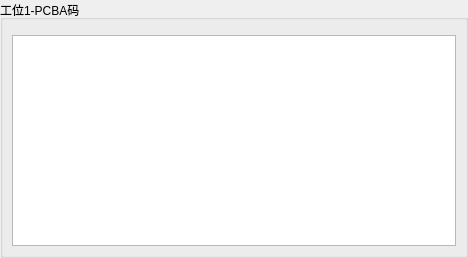
<?xml version="1.0" encoding="UTF-8"?>
<ui version="4.0">
 <class>ProductDetailForm</class>
 <widget class="QWidget" name="ProductDetailForm">
  <property name="geometry">
   <rect>
    <x>0</x>
    <y>0</y>
    <width>468</width>
    <height>258</height>
   </rect>
  </property>
  <property name="windowTitle">
   <string>Form</string>
  </property>
  <layout class="QGridLayout" name="gridLayout">
   <property name="leftMargin">
    <number>0</number>
   </property>
   <property name="topMargin">
    <number>0</number>
   </property>
   <property name="rightMargin">
    <number>0</number>
   </property>
   <property name="bottomMargin">
    <number>0</number>
   </property>
   <item row="0" column="0">
    <widget class="QGroupBox" name="groupBox">
     <property name="title">
      <string>工位1-PCBA码  </string>
     </property>
     <layout class="QGridLayout" name="gridLayout_2">
      <property name="topMargin">
       <number>15</number>
      </property>
      <item row="0" column="0">
       <widget class="QTableView" name="tableView"/>
      </item>
     </layout>
    </widget>
   </item>
  </layout>
 </widget>
 <resources/>
 <connections/>
</ui>
